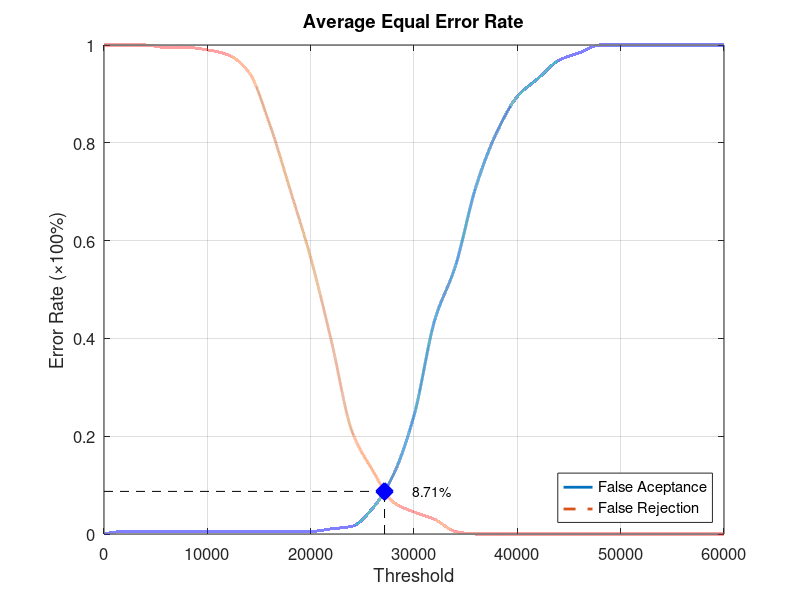
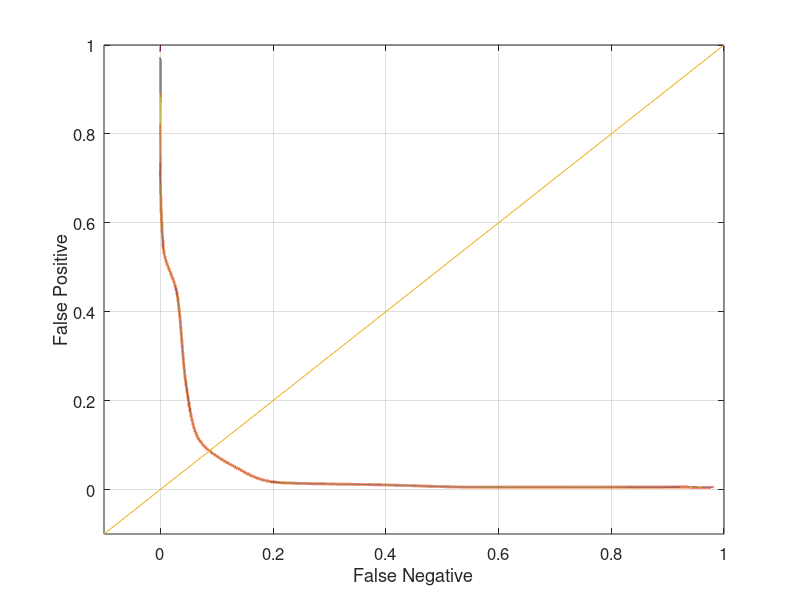

Here is the MATLAB script that generated these plots, in order:
function yEER = Database2_1
close all;
clear;
clc;
x = 0:2000:60000;
xq = 0:0.5:60000;

y0 = [0 0.00526316 0.00526316 0.00526316 0.00526316 0.00526316 0.00526316 0.00526316 0.00526316 0.00526316 0.00526316 0.0105263 0.0157895 0.0526316 0.121053 0.242105 0.436842 0.547368 0.710526 0.821053 0.894737 0.931579 0.968421 0.984211 1 1 1 1 1 1 1];
yy0 = interp1(x, y0, xq, 'pchip');
y1 = [1 1 1 0.995 0.995 0.99 0.98 0.945 0.84 0.705 0.565 0.395 0.21 0.13 0.065 0.045 0.03 0.005 0 0 0 0 0 0 0 0 0 0 0 0 0];
yy1 = interp1(x, y1, xq, 'pchip');

% Calculating EER: 
y2 = abs(y0 - y1);
find(y2 == min(y2))
yy2 = abs(yy0 - yy1);
xEER = find(yy2 == min(yy2));
xEERIndex = xq(xEER) % X-axis EER
yEER = yy0(xEER) % Y-axis EER

main = figure
plot(xq, yy0,'-','LineWidth', 2);	hold on
plot(xq, yy1,'--','LineWidth', 2);	hold on
plot([xEERIndex xEERIndex], [0 yEER], 'k--');	hold on
plot([0 xEERIndex], [yEER yEER], 'k--');	hold on
plot(xEERIndex, yEER, 'bx', 'LineWidth', 10);	hold on
text(xEERIndex + 10 * xEERIndex / 100, yEER, [num2str(round((10000 * yEER)) / 100) '%'])
legend('False Aceptance', 'False Rejection', 'Location', 'SouthEast')
xlabel('Threshold')
ylabel('Error Rate (\times100%)')
title('Average Equal Error Rate')
set(gca, 'FontSize', 12)
axis([0 60000 0 1])
grid on

print(main, 'Database2_1Main', '-dpng');
FNRxFPR = figure('Color', [1 1 1]);
plot(yy1, yy0, '-', yy1, yy0, 'LineWidth', 2);
hold on
y = -0.1:0.1:1
plot(y, y); 
set(gca, 'FontSize', 12)
xlabel('False Negative')
ylabel('False Positive')
axis([-0.1 1 -0.1 1])
set(gca, 'FontSize', 12)
grid on

print(FNRxFPR, 'Database2_1FNRxFPR','-dpng');
end
